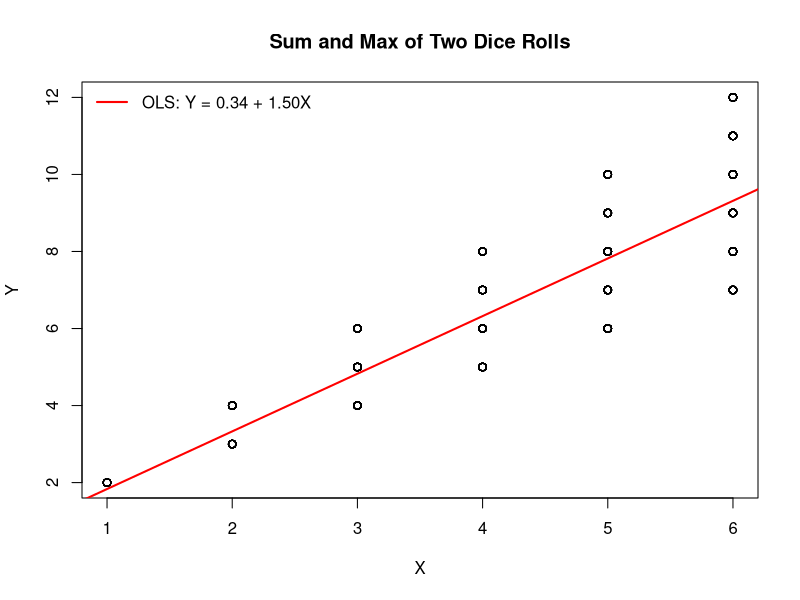
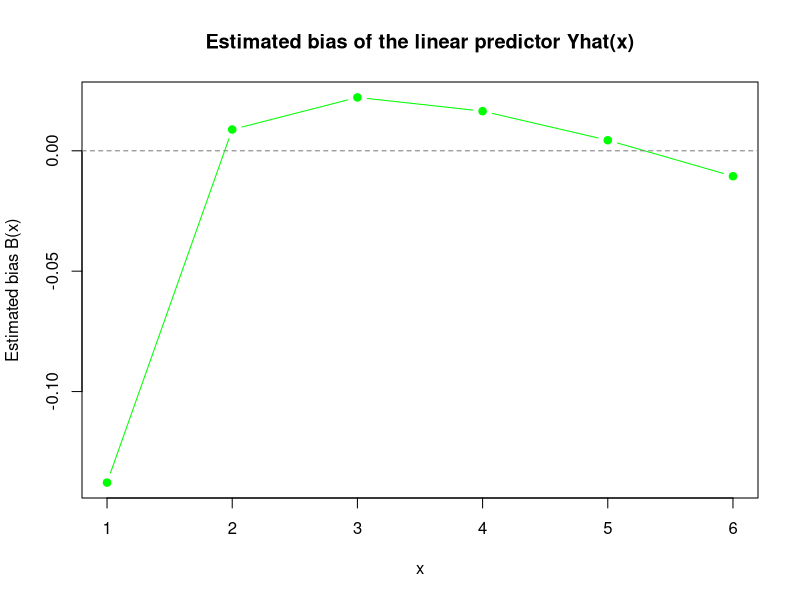
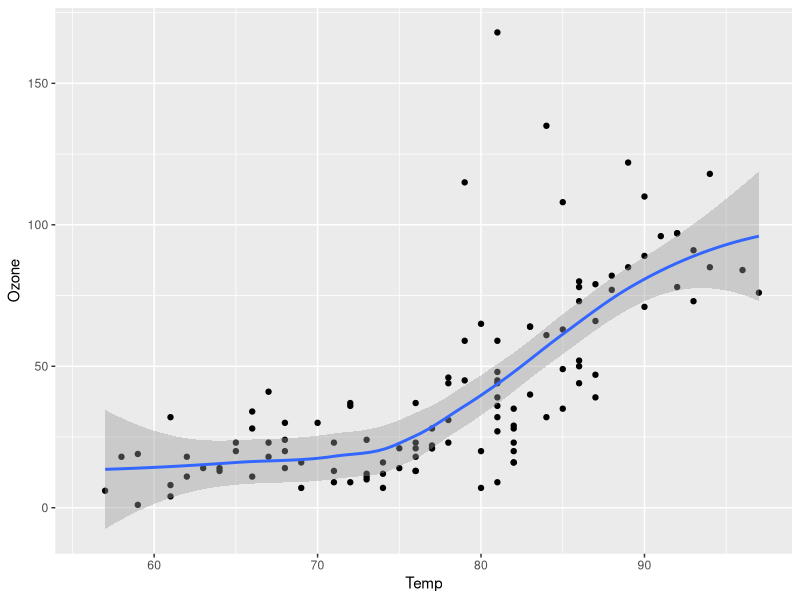

These charts were generated, in order, by the following R code:
## ---- chunk 1
set.seed(17)
n <- 1000
D1 <- sample(1:6, n, replace = TRUE)
D2 <- sample(1:6, n, replace = TRUE)

X <- pmax(D1, D2)
Y <- D1 + D2
ols <- lm(Y ~ X)

plot(X, Y, main = "Sum and Max of Two Dice Rolls")
abline(ols, col = "red", lwd = 2)
legend("topleft",
       sprintf("OLS: Y = %.2f + %.2fX", coef(ols)[1], coef(ols)[2]),
       col = "red", lwd = 2, bty = "n")
## ---- chunk 2
M <- 2000
N <- 1000

x_vals <- 1:6
y_vals <- 2:12
join_prob <- matrix(0, nrow = 6, ncol = 11, dimnames = list(x_vals, y_vals))
join_prob["1", "2"] <- 1
join_prob["2", c("3", "4")] <- c(2, 1)
join_prob["3", c("4", "5", "6")] <- c(2, 2, 1)
join_prob["4", c("5", "6", "7", "8")] <- c(2, 2, 2, 1)
join_prob["5", c("6", "7", "8", "9", "10")] <- c(2, 2, 2, 2, 1)
join_prob["6", c("7", "8", "9", "10", "11", "12")] <- c(2, 2, 2, 2, 2, 1)
join_prob <- join_prob / 36

# calculate true E[Y|X=x]
P_X <- rowSums(join_prob)
true_EY_given_X <- as.vector(join_prob %*% y_vals) / P_X

# simulation: M=2000 times N=1000 draws
Yhat_mat <- matrix(NA, nrow = M, ncol = length(x_vals))
for (r in 1:M) {
  D1_r <- sample(1:6, N, replace = TRUE)
  D2_r <- sample(1:6, N, replace = TRUE)
  X_r <- pmax(D1_r, D2_r)
  Y_r <- D1_r + D2_r
  fit_r <- lm(Y_r ~ X_r)
  Yhat_mat[r, ] <- coef(fit_r)[1] + coef(fit_r)[2] * x_vals
}
EYhat <- colMeans(Yhat_mat)
Bias_x <- EYhat - true_EY_given_X
names(Bias_x) <- x_vals
bias_table <- data.frame(
x = x_vals,
true_EY = true_EY_given_X,
E_Yhat = EYhat,
Bias = Bias_x
)
bias_table

plot(x_vals, Bias_x, type = "b", pch = 19, col = "green",
xlab = "x", ylab = "Estimated bias B(x)",
main = "Estimated bias of the linear predictor Yhat(x)")
abline(h = 0, lty = 2, col = "gray50")
## ---- chunk 3
#| label: fig-airquality
#| fig-cap: "Temperature and ozone level."
#| warning: false

library(ggplot2)

ggplot(airquality, aes(Temp, Ozone)) + 
  geom_point() + 
  geom_smooth(method = "loess")
